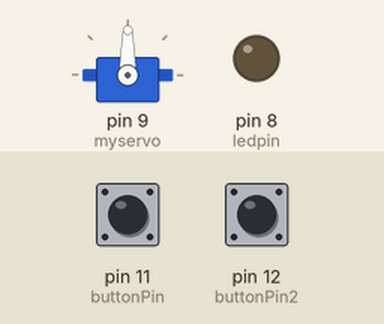
Bench run of a sketch on a simulated Arduino Uno, built with avr-gcc and run on an emulated ATmega328P. Shown: servo, output pins drawn as LEDs (lit = HIGH). Inputs (shaded band) come from the test bench; at power-on: pin 11 (buttonPin) LOW, pin 12 (buttonPin2) LOW.

Above: at 1.2 s.
1.3 s: pin 11 (buttonPin) pulled HIGH for 1 s
At 2.05 s:
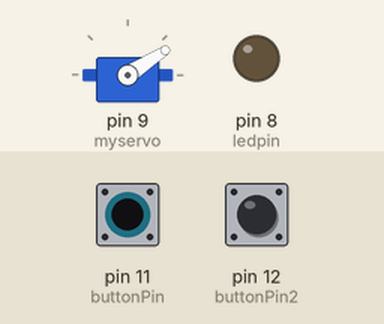
3.9 s: pin 12 (buttonPin2) pulled HIGH for 0.15 s
At 3.97 s:
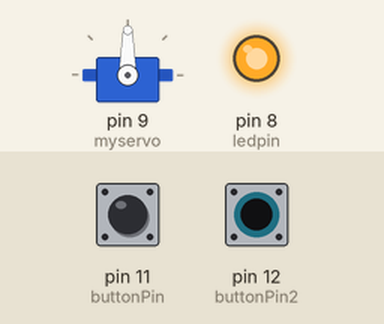
5.5 s: pin 11 (buttonPin) pulled HIGH for 3.2 s
At 7.16 s:
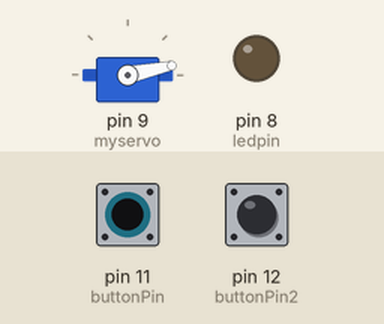
10.2 s: pin 12 (buttonPin2) pulled HIGH for 3.2 s
At 10.7 s:
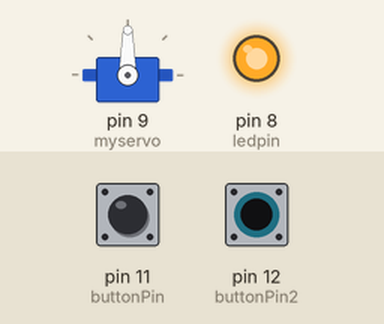
14.9 s: pin 11 (buttonPin) driven HIGH and pin 12 (buttonPin2) driven HIGH
At 15.65 s:
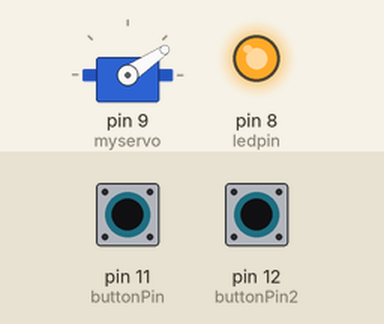
17.9 s: pin 12 (buttonPin2) driven LOW
At 18.06 s:
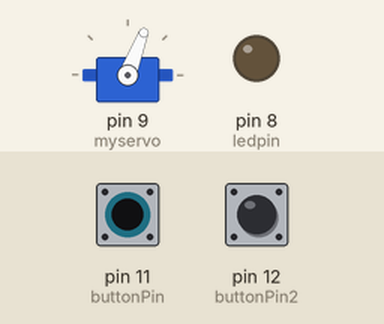
Timing chart, 0 to 21.9 s (numbered marks = the images above; inputs shaded):
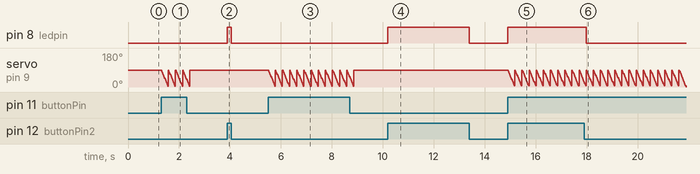

Measured:
- after the input at 1.3 s, servo on pin 9 (myservo): 90° → 89° at once, then repeats every 0.28 s: 82° 0.02 s, 75° 0.02 s, 68° 0.02 s, 61° 0.02 s, 54° 0.02 s, 47° 0.02 s, 40° 0.02 s, 33° 0.02 s, 26° 0.02 s, 19° 0.02 s, 12° 0.02 s, 5° 0.02 s, 89° 0.02 s, until it stays 90° from 2.4 s
- after the input at 3.9 s, pin 8 (ledpin): LOW → HIGH at once, → LOW 0.15 s later
- after the input at 5.5 s, servo on pin 9 (myservo): 90° → 89° at once, then repeats every 0.28 s: 82° 0.02 s, 75° 0.02 s, 68° 0.02 s, 61° 0.02 s, 54° 0.02 s, 47° 0.02 s, 40° 0.02 s, 33° 0.02 s, 26° 0.02 s, 19° 0.02 s, 12° 0.02 s, 5° 0.02 s, 89° 0.02 s, until it stays 90° from 8.9 s
- after the input at 10.2 s, pin 8 (ledpin): LOW → HIGH at once, → LOW 3.2 s later
- after the input at 14.9 s, pin 8 (ledpin): LOW → HIGH at once; servo on pin 9 (myservo): 90° → 83° at once, then repeats every 0.28 s: 76° 0.02 s, 69° 0.02 s, 62° 0.02 s, 55° 0.02 s, 48° 0.02 s, 41° 0.02 s, 34° 0.02 s, 27° 0.02 s, 20° 0.02 s, 13° 0.02 s, 6° 0.02 s, 90° 0.02 s, 83° 0.02 s
- after the input at 17.9 s, pin 8 (ledpin): HIGH → LOW after 0.08 s

The sketch:

final_1.ino
```cpp
#include <Servo.h>

Servo myservo;
// constants won't change. They're used here to set pin numbers:
const int buttonPin = 11;     // the number of the pushbutton pin
const int buttonPin2 = 12;
// variables will change:
int buttonState = 0;
int pos = 90;
const int ledpin = 8;
int buttonState2 = 0;
int pos2 = 90;

void setup() {
  // initialize the LED pin as an output:
  myservo.attach(9);
  pinMode(ledpin, OUTPUT);
  myservo.write(pos);
  pinMode(buttonPin, INPUT);
  pinMode(buttonPin2, INPUT);
}

void loop() {
  // read the state of the pushbutton value:
  buttonState = digitalRead(buttonPin);
  buttonState2 = digitalRead(buttonPin2);

  // check if the pushbutton is pressed. If it is, the buttonState is HIGH:
  if (buttonState2 == HIGH) {
    digitalWrite(ledpin, HIGH);
  }
  else
  {
    digitalWrite(ledpin, LOW);
  }

  if (buttonState == HIGH) {

    // turn LED on:
    for (pos = 90; pos >= 0; pos -= 1) { // goes from 0 degrees to 180 degrees
      // in steps of 1 degree
      myservo.write(pos);              // tell servo to go to position in variable 'pos'
      delay(3);

    }
    myservo.write(pos2);
  }
}

// blue for led at 8
// green for led button 12
// yellow for button that makes it work at 11
```
